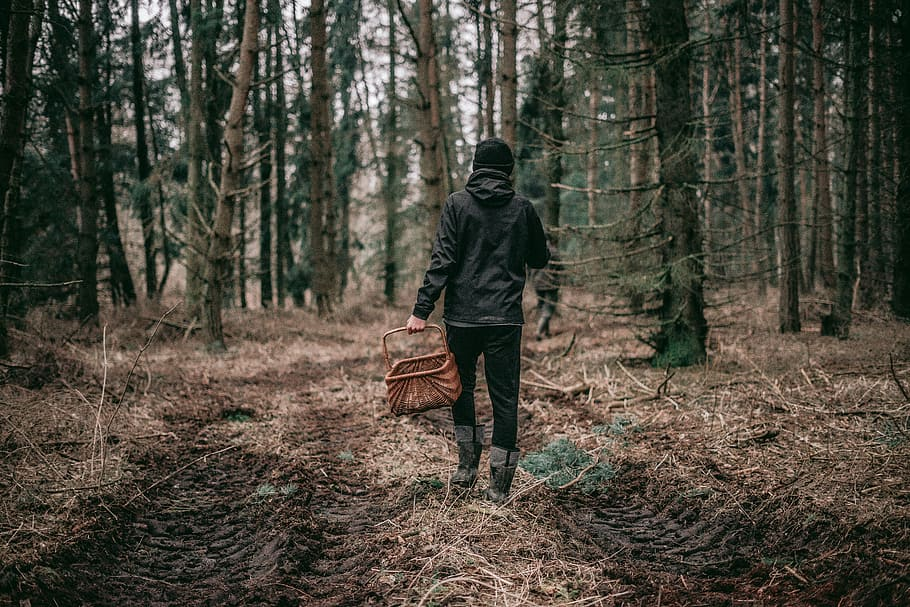
#> input picture Image Processing/img/forest2.jpg, 910 x 607 px
$ jupyter execute 'Blurring an image with Stencil.ipynb'
#> lines starting #> are read from the running program, lines starting #| are printed output that depends on the picture; pictures that were not available may be replaced by others from this repository, and a replacement may not be noted
[cell 1]
import cv2
import numpy as np
from scipy import ndimage
import matplotlib.pyplot as plt

[cell 2]
img1=cv2.imread("../img/forest2.jpg")
#> img1 is the input picture: shape (607, 910, 3); mean B, G, R 61.9, 72.9, 76.6
img2=cv2.imread("../img/DMAX_Logo.jpg")
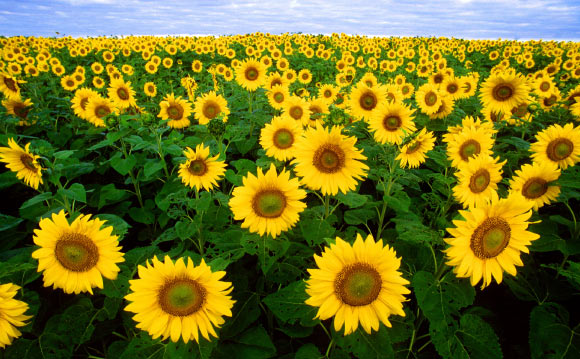
#> input picture Image Processing/img/Sunflowers.jpg, 580 x 359 px, given in place of DMAX_Logo.jpg, which was not available
#> img2 is the input picture: shape (359, 580, 3); mean B, G, R 33.5, 114.1, 115.8

[cell 3]
plt.figure(figsize=(14, 5))
plt.subplot(1, 2, 1)
# BGR to RGB [..., ::-1]
plt.imshow(img1[..., ::-1])
plt.subplot(1, 2, 2)
plt.imshow(img2[..., ::-1])
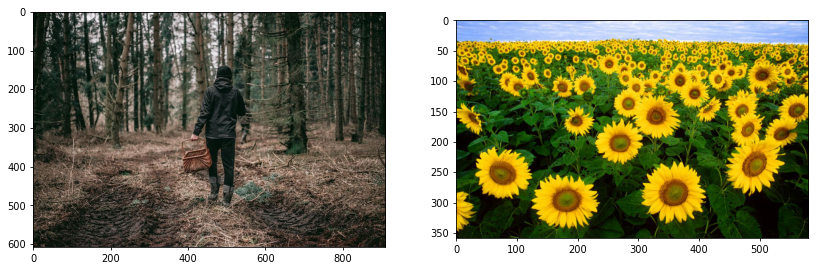
#> figure drawn by matplotlib, 2 panels

[cell 4]
width,height,_=img1.shape
#> width = 607; height = 910

[cell 5]
img2=cv2.resize(img2,[height,width])
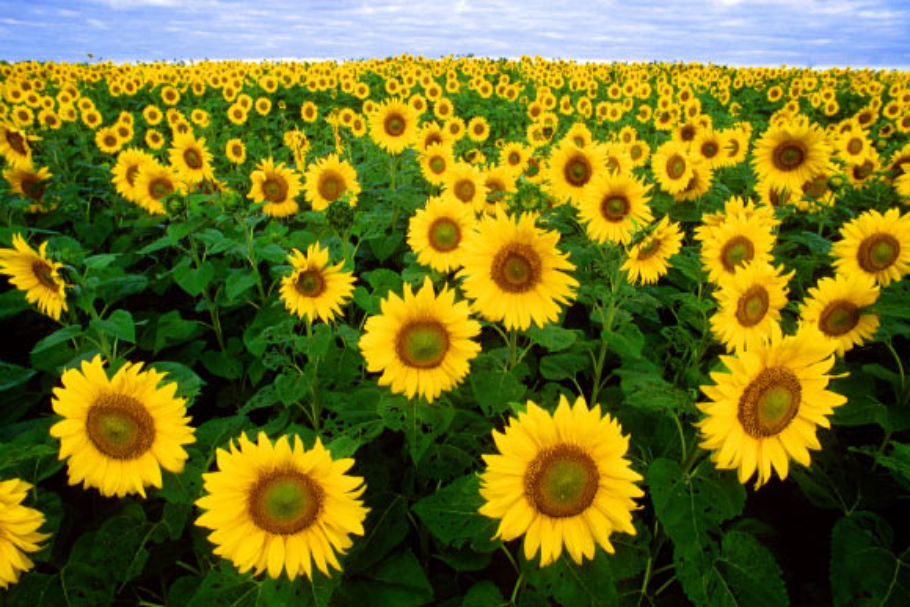
#> img2: shape (607, 910, 3); mean B, G, R 33.4, 114, 115.7

[cell 6]
thresh=200
imgThresh = (img2 >= thresh).astype(np.uint8) * 255
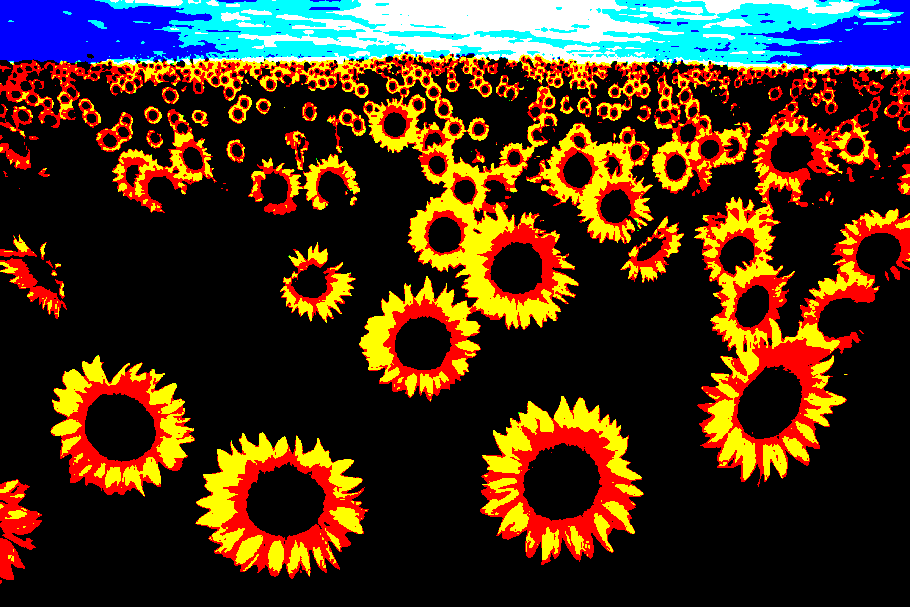
#> imgThresh: shape (607, 910, 3); mean B, G, R 26, 48.9, 72

[cell 7]
pix_blur = (50,50,1)
k = np.ones(pix_blur) / float(pix_blur[0]*pix_blur[1])
B = ndimage.convolve(img1, k, mode='mirror')
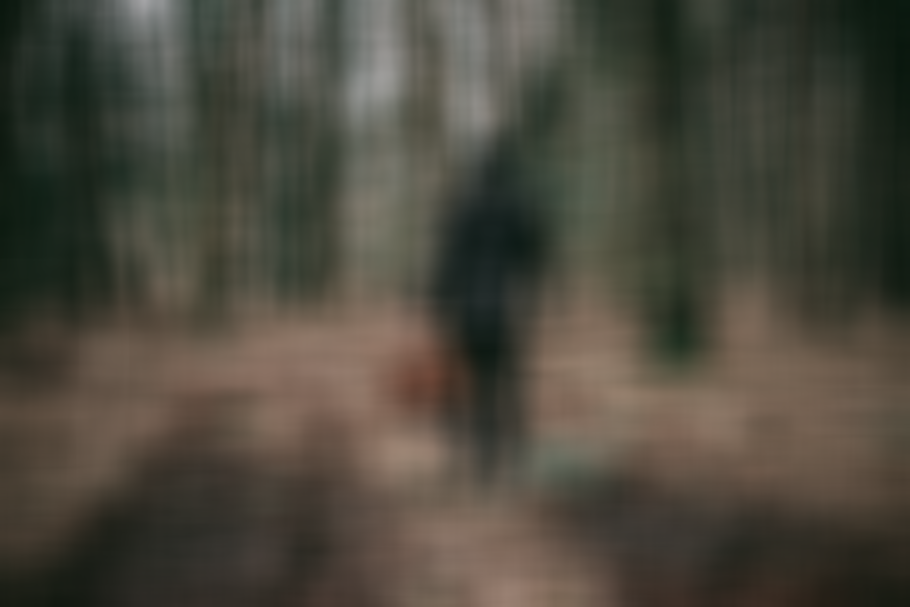
#> B: shape (607, 910, 3); mean B, G, R 61.3, 72.4, 76.1
mask1=cv2.bitwise_and(imgThresh,img1)
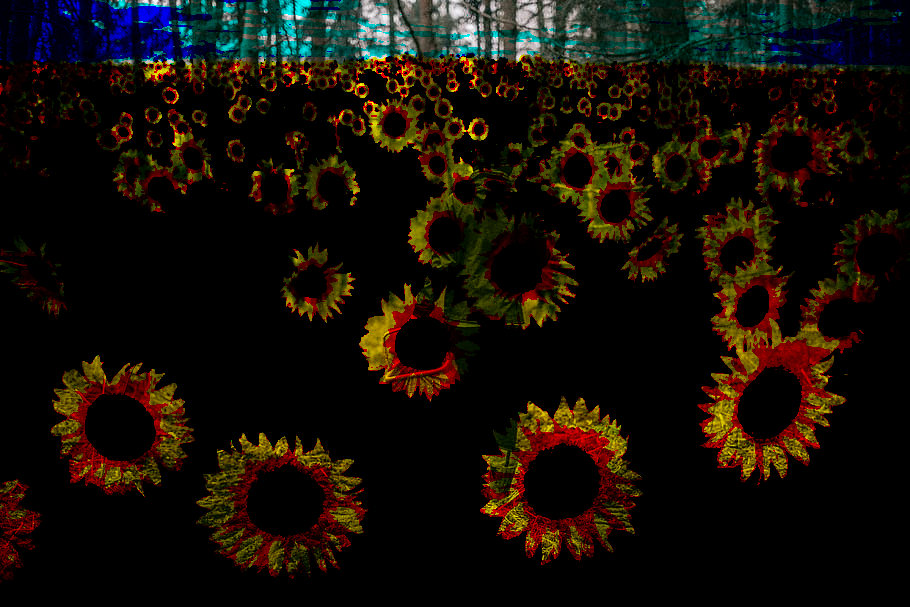
#> mask1: shape (607, 910, 3); mean B, G, R 6.9, 14.8, 21.8
mask2=cv2.bitwise_and(cv2.bitwise_not(imgThresh),B+50)
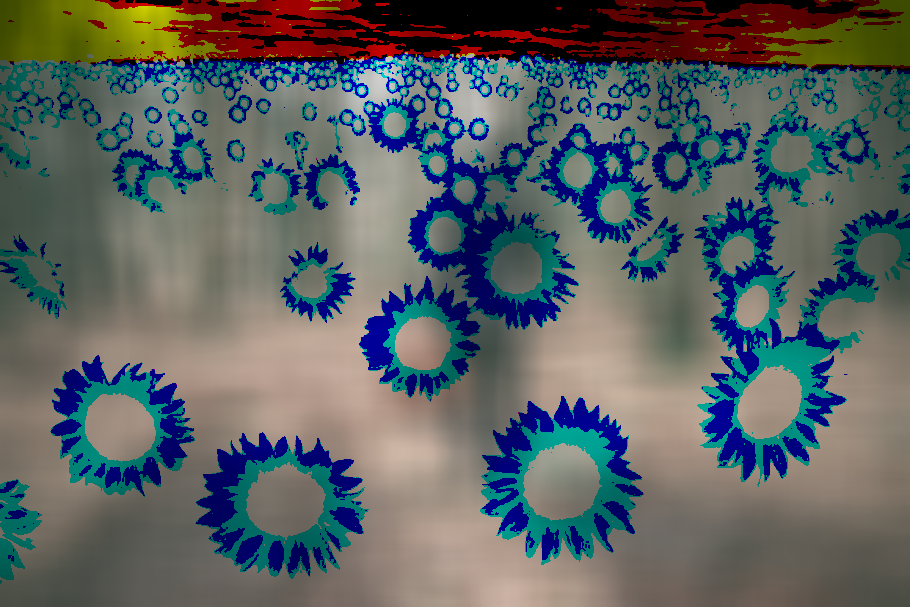
#> mask2: shape (607, 910, 3); mean B, G, R 99.4, 98, 90.2
result=cv2.bitwise_or(mask1,mask2)
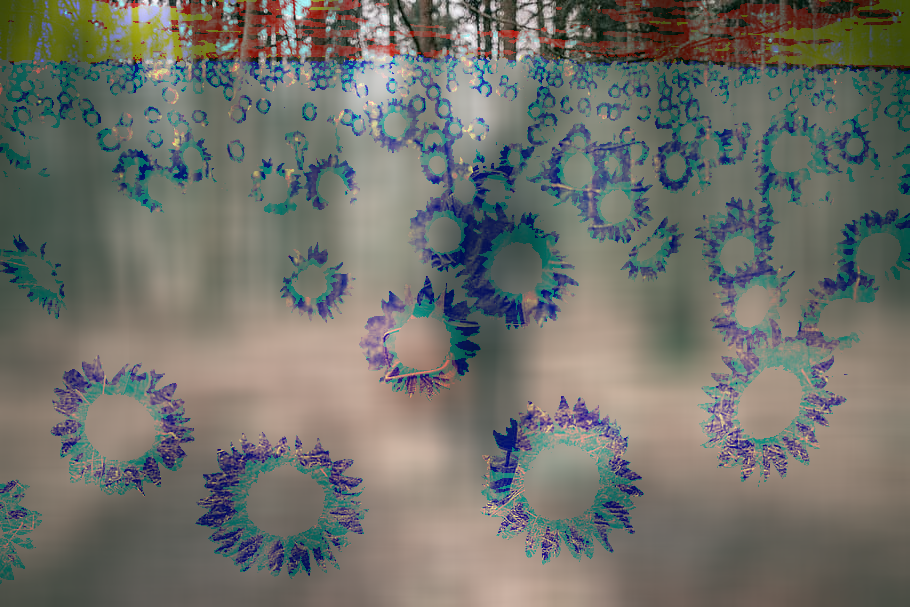
#> result: shape (607, 910, 3); mean B, G, R 106.3, 112.8, 112

[cell 8]
plt.figure(figsize=(10, 5))
plt.imshow(result[..., ::-1])
